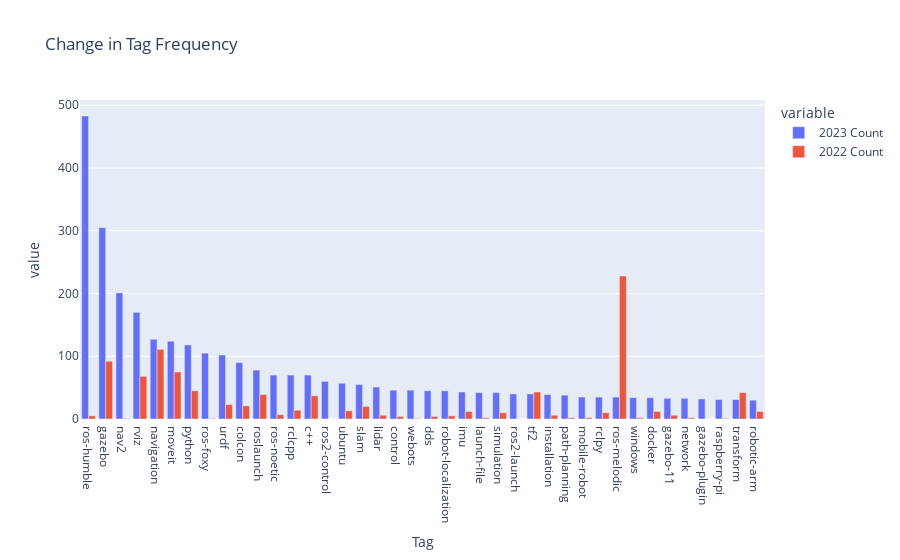

Here is the notebook cell this chart was saved with:
### Code cell
fig = px.bar(df[2:42], x="Tag", y=["2023 Count","2022 Count"], barmode='group',title="Change in Tag Frequency")
fig.show()

### Figure 1 — Plotly figure (JSON) as saved in the notebook; plotly's stock layout.template omitted (floating-point values rounded to 4 significant figures)
{"data": [{"alignmentgroup": "True", "hovertemplate": "variable=2023 Count<br>Tag=%{x}<br>value=%{y}<extra></extra>", "legendgroup": "2023 Count", "marker": {"color": "#636efa", "pattern": {"shape": ""}}, "name": "2023 Count", "offsetgroup": "2023 Count", "orientation": "v", "showlegend": true, "textposition": "auto", "type": "bar", "x": ["ros-humble", "gazebo", "nav2", "rviz", "navigation", "moveit", "python", "ros-foxy", "urdf", "colcon", "roslaunch", "ros-noetic", "rclcpp", "c++", "ros2-control", "ubuntu", "slam", "lidar", "control", "webots", "dds", "robot-localization", "imu", "launch-file", "simulation", "ros2-launch", "tf2", "installation", "path-planning", "mobile-robot", "rclpy", "ros-melodic", "windows", "docker", "gazebo-11", "network", "gazebo-plugin", "raspberry-pi", "transform", "robotic-arm"], "xaxis": "x", "y": [483, 305, 201, 170, 127, 124, 118, 105, 102, 90, 78, 70, 70, 70, 60, 57, 55, 51, 46, 46, 45, 45, 43, 42, 42, 40, 40, 39, 38, 35, 35, 35, 34, 34, 33, 33, 32, 31, 31, 30], "yaxis": "y"}, {"alignmentgroup": "True", "hovertemplate": "variable=2022 Count<br>Tag=%{x}<br>value=%{y}<extra></extra>", "legendgroup": "2022 Count", "marker": {"color": "#EF553B", "pattern": {"shape": ""}}, "name": "2022 Count", "offsetgroup": "2022 Count", "orientation": "v", "showlegend": true, "textposition": "auto", "type": "bar", "x": ["ros-humble", "gazebo", "nav2", "rviz", "navigation", "moveit", "python", "ros-foxy", "urdf", "colcon", "roslaunch", "ros-noetic", "rclcpp", "c++", "ros2-control", "ubuntu", "slam", "lidar", "control", "webots", "dds", "robot-localization", "imu", "launch-file", "simulation", "ros2-launch", "tf2", "installation", "path-planning", "mobile-robot", "rclpy", "ros-melodic", "windows", "docker", "gazebo-11", "network", "gazebo-plugin", "raspberry-pi", "transform", "robotic-arm"], "xaxis": "x", "y": [5, 92, 1, 68, 111, 75, 45, 1, 23, 21, 39, 7, 14, 37, 0, 13, 20, 6, 4, 1, 4, 5, 12, 2, 10, 0, 43, 6, 2, 2, 10, 228, 2, 12, 6, 2, 0, 1, 42, 12], "yaxis": "y"}], "layout": {"barmode": "group", "legend": {"title": {"text": "variable"}, "tracegroupgap": 0}, "title": {"text": "Change in Tag Frequency"}, "xaxis": {"anchor": "y", "domain": [0, 1], "title": {"text": "Tag"}}, "yaxis": {"anchor": "x", "domain": [0, 1], "title": {"text": "value"}}}}
